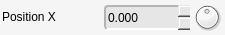
         <widget class="QFrame" name="positionX">
          <property name="minimumSize">
           <size>
            <width>225</width>
            <height>35</height>
           </size>
          </property>
          <property name="maximumSize">
           <size>
            <width>225</width>
            <height>35</height>
           </size>
          </property>
          <property name="styleSheet">
           <string notr="true">background-color: rgb(245, 245, 245);
border-radius: 4px;</string>
          </property>
          <property name="frameShape">
           <enum>QFrame::NoFrame</enum>
          </property>
          <property name="frameShadow">
           <enum>QFrame::Plain</enum>
          </property>
          <property name="lineWidth">
           <number>0</number>
          </property>
          <widget class="QLabel" name="positionX_lbl">
           <property name="geometry">
            <rect>
             <x>2</x>
             <y>2</y>
             <width>100</width>
             <height>30</height>
            </rect>
           </property>
           <property name="sizePolicy">
            <sizepolicy hsizetype="Fixed" vsizetype="Fixed">
             <horstretch>0</horstretch>
             <verstretch>0</verstretch>
            </sizepolicy>
           </property>
           <property name="minimumSize">
            <size>
             <width>100</width>
             <height>30</height>
            </size>
           </property>
           <property name="maximumSize">
            <size>
             <width>100</width>
             <height>30</height>
            </size>
           </property>
           <property name="font">
            <font>
             <weight>50</weight>
             <bold>false</bold>
            </font>
           </property>
           <property name="styleSheet">
            <string notr="true">border-width: 0px;</string>
           </property>
           <property name="text">
            <string>Position X</string>
           </property>
           <property name="margin">
            <number>1</number>
           </property>
          </widget>
          <widget class="QDoubleSpinBox" name="positionX_value">
           <property name="geometry">
            <rect>
             <x>104</x>
             <y>5</y>
             <width>86</width>
             <height>25</height>
            </rect>
           </property>
           <property name="sizePolicy">
            <sizepolicy hsizetype="Fixed" vsizetype="Fixed">
             <horstretch>0</horstretch>
             <verstretch>0</verstretch>
            </sizepolicy>
           </property>
           <property name="minimumSize">
            <size>
             <width>86</width>
             <height>25</height>
            </size>
           </property>
           <property name="maximumSize">
            <size>
             <width>86</width>
             <height>25</height>
            </size>
           </property>
           <property name="styleSheet">
            <string notr="true">background-color: rgb(230, 230, 230);
border-top-color: rgb(180, 180, 180);
border-left-color: rgb(180, 180, 180);
border-bottom-color: rgb(255, 255, 255);
border-right-color: rgb(255, 255, 255);
border-style: solid;
border-width: 2px;</string>
           </property>
           <property name="frame">
            <bool>false</bool>
           </property>
           <property name="buttonSymbols">
            <enum>QAbstractSpinBox::UpDownArrows</enum>
           </property>
           <property name="decimals">
            <number>3</number>
           </property>
           <property name="minimum">
            <double>-9999.000000000000000</double>
           </property>
           <property name="maximum">
            <double>9999.000000000000000</double>
           </property>
           <property name="singleStep">
            <double>0.050000000000000</double>
           </property>
          </widget>
          <widget class="QDial" name="positionX_dial">
           <property name="geometry">
            <rect>
             <x>192</x>
             <y>2</y>
             <width>30</width>
             <height>30</height>
            </rect>
           </property>
           <property name="sizePolicy">
            <sizepolicy hsizetype="Fixed" vsizetype="Fixed">
             <horstretch>0</horstretch>
             <verstretch>0</verstretch>
            </sizepolicy>
           </property>
           <property name="minimumSize">
            <size>
             <width>30</width>
             <height>30</height>
            </size>
           </property>
           <property name="maximumSize">
            <size>
             <width>30</width>
             <height>30</height>
            </size>
           </property>
           <property name="styleSheet">
            <string notr="true">border-width: 0px;</string>
           </property>
           <property name="minimum">
            <number>-10000</number>
           </property>
           <property name="maximum">
            <number>10000</number>
           </property>
          </widget>
         </widget>
